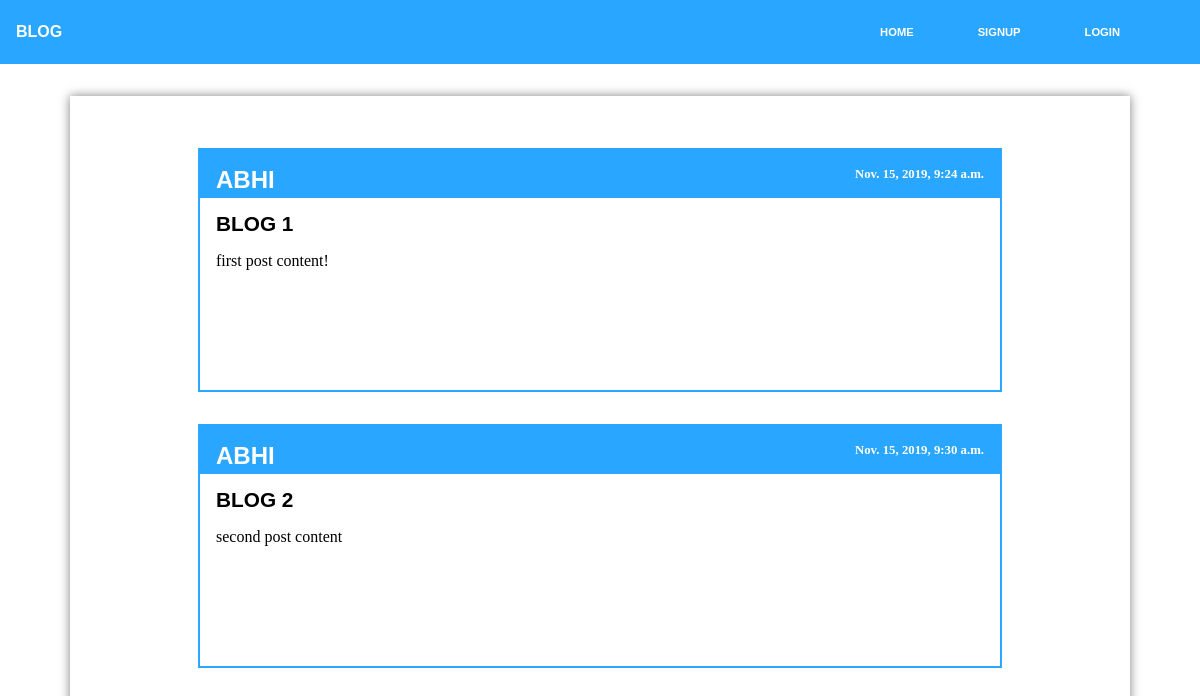
Before: / with the older database file.
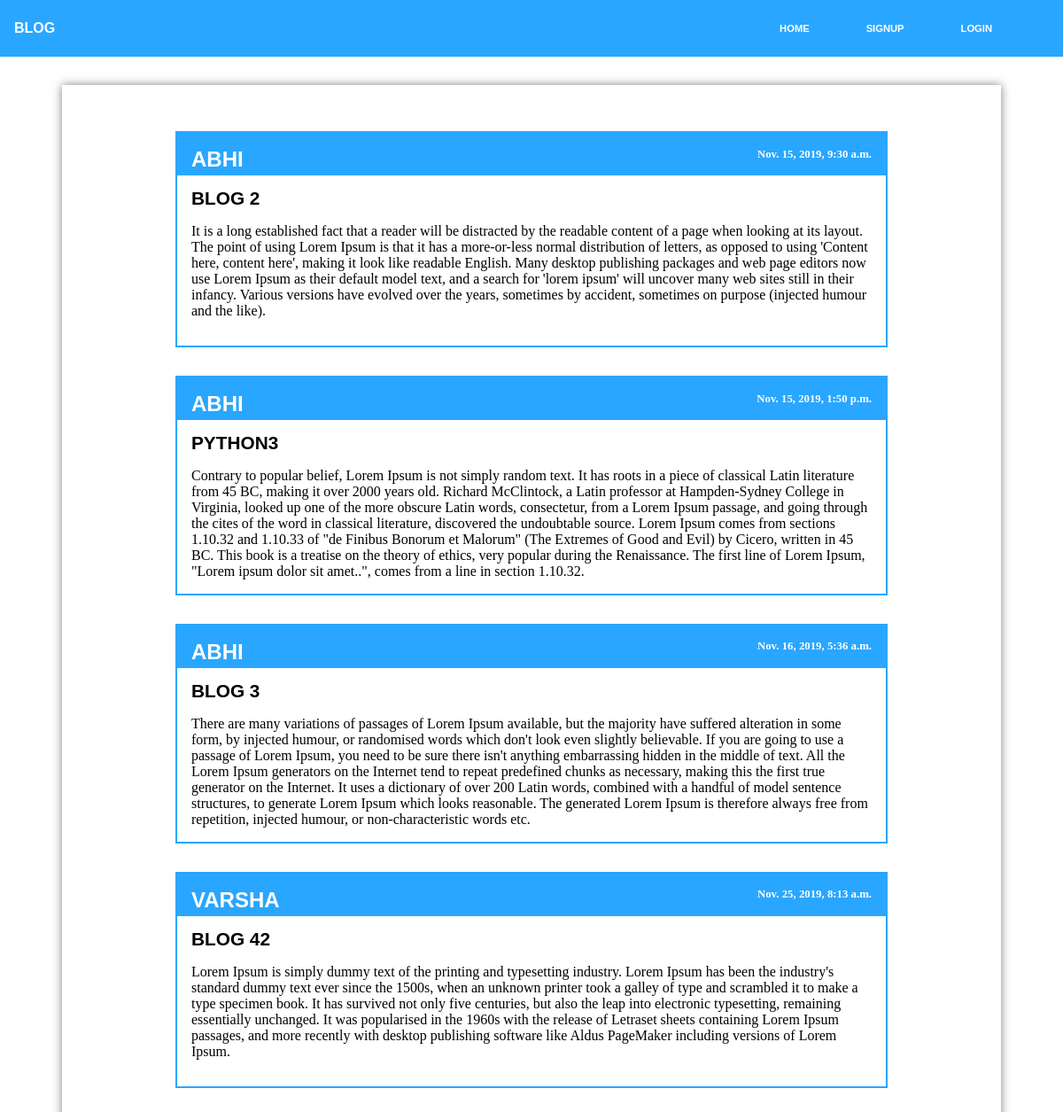
After: the same page with the newer database file.
### app/models.py (models this page shows, shortened)
class posts(models.Model):
    title = models.TextField()
    content = models.TextField()
    datePosted = models.DateTimeField(default = timezone.now())
    author = models.ForeignKey(User,on_delete=models.CASCADE)

### app/views.py (the view)
# urls.py: path('',views.home,name="home"),
def home(request):
    context = {
        'blogs': posts.objects.all()
    }
    return render(request,'home.html',context)

### app/template/home.html
{% extends "main.html" %}
    {% block content %}
        <div class="blogs">
            {% for blog in blogs%}
                <div class="blog-box">
                    <div class="author-box">
                        <div class="author-name"><h1>{{blog.author}}</h1></div>
                        <div class="blog-time"><h2>{{blog.datePosted}}</h2></div>
                    </div>
                    <div class="blog-data">
                        <div class="blog-title">
                            <h1>{{blog.title}}</h1>
                        </div>
                        <div class="blog-content">
                            <p>{{blog.content}}</p>
                        </div>
                    </div>
                </div>
            {% endfor %}
        </div>
    {%endblock%}

### app/template/main.html (shortened to what this page needs)
{% load static %}
<!DOCTYPE html>
<html lang="en">
<head>
    <link rel="stylesheet" href="{% static 'css/home.css'%}">
    <link rel="stylesheet" href="{% static 'css/main.css'%}">
</head>
<body>
        <div class="nav-bar">
            <div class="nav-logo">
                <a href="/"><h1>BLOG</h1></a>
            </div>
            <div class="nav-items">
                <ul>
                    <a href="/">
                        <li>Home</li>
                    </a>
                    {% if user.is_authenticated %}
                    <a href="/profile">
                        <li>Hello, {{user.username}}</li>
                    </a>
                    <a href="/logout">
                        <li>LogOut</li>
                    </a>
                    {% else %}
                    <a href="/register">
                        <li>Signup</li>
                    </a>
                    <a href="/login">
                        <li>Login</li>
                    </a>
                    {% endif %}
                </ul>
            </div>
        </div>
        {% block content%}
        {% endblock %}
</body>
</html>

### static/css/home.css (style rules this page uses)
.blogs { max-width: 60rem; height: 100%; box-shadow: 0px 0px 10px rgba(0,0,0,0.5); margin: auto; margin-top: 2rem; margin-bottom: 2rem; padding: 20px 50px; }
.blogs .blog-box { max-width: 50rem; min-height: 15rem; margin: auto; border: 2px solid #29a6ff; margin-top: 2rem; margin-bottom: 2rem; }
.author-box { width: 100%; height: 3rem; background: #29a6ff; display: flex; flex-direction: row; flex-basis: content; flex-grow: initial; }
.author-name h1 { text-transform: uppercase; font-family: sans-serif; font-size: 1.5rem; margin-left: 1rem; color: white; }
.author-box .blog-time { width: 100%; display: flex; justify-content: flex-end; align-items: center; margin-right: 1rem; }
.blog-time h2 { font-size: 0.8rem; color: rgba(0,0,0,0.8); align-items: flex-end; justify-content: flex-end; color: white; }
.blog-title h1 { text-transform: uppercase; font-family: sans-serif; font-size: 1.3rem; margin-left: 1rem; }
.blog-content p { margin: 1rem; }

### static/css/main.css (style rules this page uses)
body { margin: 0; padding: 0; box-sizing: border-box; }
a { text-decoration: none; }
.nav-bar { width: 100%; height:4rem; background: #29a6ff; display: grid; grid-template-columns: 100px 1fr; }
.nav-bar .nav-logo { width: 100%; margin: 0; padding: 0; }
.nav-logo a h1 { margin: 0; margin-left: 1rem; padding: 0; font-family: sans-serif; font-size: 1rem; color: white; line-height: 4rem; }
.nav-items { width: 100%; }
.nav-items ul { display: flex; margin: 0; justify-content: flex-end; margin-right: 3rem; line-height: 4rem; }
.nav-items ul li { list-style: none; margin: 0 2rem; font-family: sans-serif; color: white; text-transform: uppercase; font-size: 0.7rem; font-weight: bold; }

Changed rows visible on the page:
removed posts: author "ABHI", datePosted "Nov. 15, 2019, 9:24 a.m.", title "BLOG 1", content "first post content!"
changed posts "BLOG 2": content "second post content" → "It is a long established fact that a reader will be distracted by the readable content of a page when looking at its layout. The point of using Lorem Ipsum is that it has a more-or-less normal distribution of letters, as opposed to using 'Content here, content here', making it look like readable English. Many desktop publishing packages and web page editors now use Lorem Ipsum as their default model text, and a search for 'lorem ipsum' will uncover many web sites still in their infancy. Various versions have evolved over the years, sometimes by accident, sometimes on purpose (injected humour and the like)."
added posts: author "ABHI", datePosted "Nov. 15, 2019, 1:50 p.m.", title "PYTHON3", content "Contrary to popular belief, Lorem Ipsum is not simply random text. It has roots in a piece of classical Latin literature from 45 BC, making it over 2000 years old. Richard McClintock, a Latin professor at Hampden-Sydney College in Virginia, looked up one of the more obscure Latin words, consectetur, from a Lorem Ipsum passage, and going through the cites of the word in classical literature, discovered the undoubtable source. Lorem Ipsum comes from sections 1.10.32 and 1.10.33 of \"de Finibus Bonorum et Malorum\" (The Extremes of Good and Evil) by Cicero, written in 45 BC. This book is a treatise on the theory of ethics, very popular during the Renaissance. The first line of Lorem Ipsum,…"
added posts: author "ABHI", datePosted "Nov. 16, 2019, 5:36 a.m.", title "BLOG 3", content "There are many variations of passages of Lorem Ipsum available, but the majority have suffered alteration in some form, by injected humour, or randomised words which don't look even slightly believable. If you are going to use a passage of Lorem Ipsum, you need to be sure there isn't anything embarrassing hidden in the middle of text. All the Lorem Ipsum generators on the Internet tend to repeat predefined chunks as necessary, making this the first true generator on the Internet. It uses a dictionary of over 200 Latin words, combined with a handful of model sentence structures, to generate Lorem Ipsum which looks reasonable. The generated Lorem Ipsum is therefore always free from…"
added posts: author "VARSHA", datePosted "Nov. 25, 2019, 8:13 a.m.", title "BLOG 42", content "Lorem Ipsum is simply dummy text of the printing and typesetting industry. Lorem Ipsum has been the industry's standard dummy text ever since the 1500s, when an unknown printer took a galley of type and scrambled it to make a type specimen book. It has survived not only five centuries, but also the leap into electronic typesetting, remaining essentially unchanged. It was popularised in the 1960s with the release of Letraset sheets containing Lorem Ipsum passages, and more recently with desktop publishing software like Aldus PageMaker including versions of Lorem Ipsum."
